Frame 1 (no input): blank canvas, image omitted
Frame 60 (no input): blank canvas, image omitted
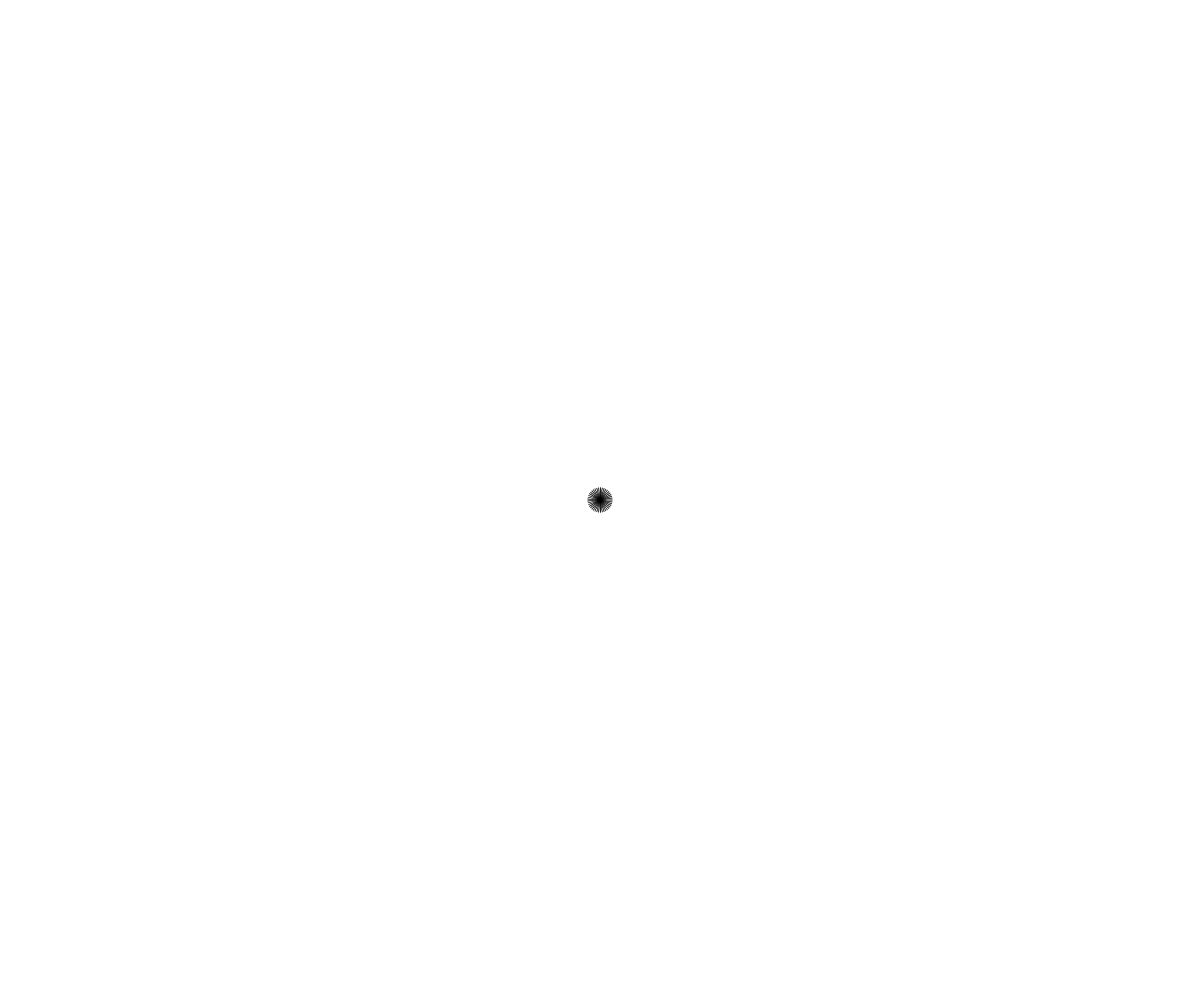
Frame 120 (the mouse pressed at the canvas centre since frame 60)

The p5.js sketch whose frames 1 and 60 were blank and that drew this single picture after the mouse press (run headless with seeded random() and noise() and a simulated clock; from frame 60 on, the mouse is pressed at the canvas centre):

// p5.js sketch
// ── sketch.js
function setup() {
    createCanvas(window.innerWidth, window.innerHeight);
    strokeCap(SQUARE);
    noCursor();
    noFill();
}

function draw() {
    background(255);
    translate(width /2, height /2);
    let circleResolution = map(mouseY, 0, height, 2, 80);
    let radius = mouseX - width / 2 + 0.5;
    let angle =  TAU / circleResolution;

    strokeWeight(mouseY / 20);

    for(let i = 0; i <= circleResolution; i++) {
        let x = cos(angle * i) * radius;
        let y = sin(angle * i) * radius;
        line(0,0, x, y);
    }
}
